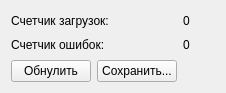
<?xml version="1.0" encoding="UTF-8"?>
<ui version="4.0">
 <class>Form</class>
 <widget class="QWidget" name="Form">
  <property name="geometry">
   <rect>
    <x>0</x>
    <y>0</y>
    <width>226</width>
    <height>93</height>
   </rect>
  </property>
  <property name="windowTitle">
   <string>Form</string>
  </property>
  <layout class="QGridLayout" name="gridLayout">
   <item row="0" column="0">
    <widget class="QLabel" name="label">
     <property name="text">
      <string>Счетчик загрузок:</string>
     </property>
    </widget>
   </item>
   <item row="0" column="1">
    <widget class="QLabel" name="counter_iter">
     <property name="text">
      <string>0</string>
     </property>
    </widget>
   </item>
   <item row="1" column="0">
    <widget class="QLabel" name="label_3">
     <property name="text">
      <string>Счетчик ошибок:</string>
     </property>
    </widget>
   </item>
   <item row="1" column="1">
    <widget class="QLabel" name="counter_err">
     <property name="text">
      <string>0</string>
     </property>
    </widget>
   </item>
   <item row="2" column="0">
    <layout class="QHBoxLayout" name="horizontalLayout">
     <item>
      <widget class="QPushButton" name="toZero">
       <property name="text">
        <string>Обнулить</string>
       </property>
      </widget>
     </item>
     <item>
      <widget class="QPushButton" name="save">
       <property name="text">
        <string>Сохранить...</string>
       </property>
      </widget>
     </item>
    </layout>
   </item>
  </layout>
 </widget>
 <resources/>
 <connections/>
</ui>
